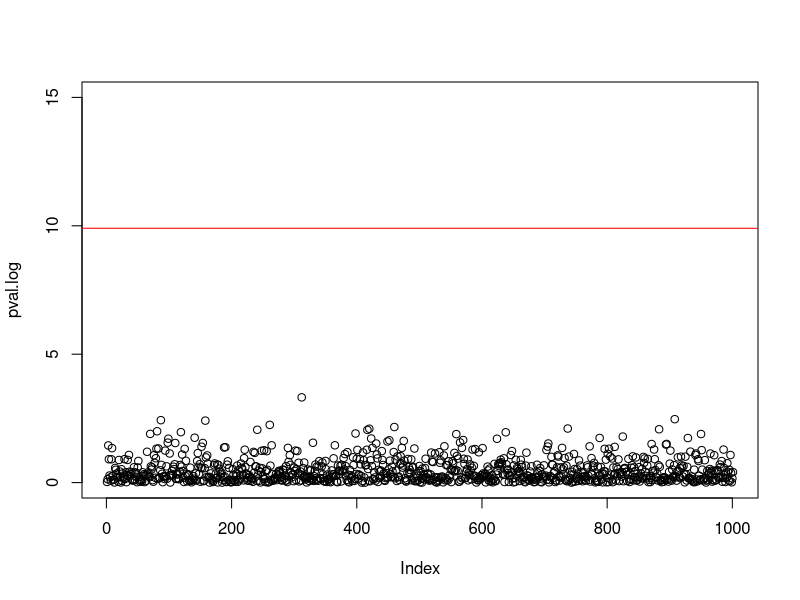

This figure's R source:
#Generate some data----
x1 = 1:2000
x2 = matrix(rnorm(length(x1) * 1000), nrow = length(x1), ncol = 1000)
x3 = seq(0,2,length.out = length(x1))

#One Significant
x1001 = x3*0.0002 + rnorm(length(x3),0,0.01)
x1and1 = cbind(x2, x1001)

#Extract p-values from univariate approach function----
linearmod = function(x.indep){
  mod1 = lm(x3 ~ x.indep)
  summa = summary(mod1)
  return(summa$coefficients[2,4])
}

#Bonferroni correction----
pvalues = apply(x1and1,2,linearmod)

pval.log = -log(pvalues)/log(10)
plot(pval.log,ylim = c(0,15))

bonferroni.cutoff = 0.05/ncol(x2)
plot.bonf = -log(bonferroni.cutoff)

abline(h=plot.bonf, col = 'red')

#Hochberg----




